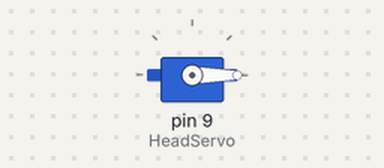
This sketch was run on a simulated Arduino Uno, built with avr-gcc and run on an emulated ATmega328P. Parts: servo.

Above: at 0.05 s.
At 0.65 s:
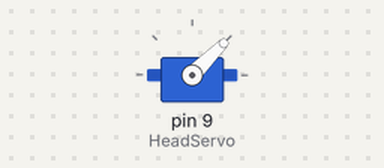
At 1.25 s:
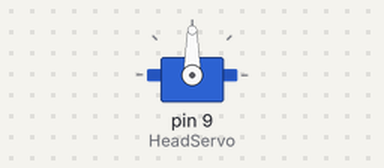
At 2.5 s:
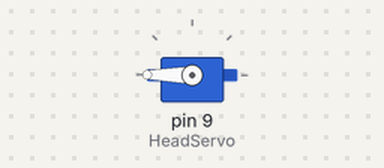
Timing chart, 0 to 5.8 s (numbered marks = the images above):
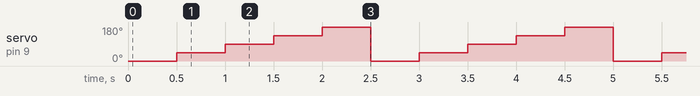

The sketch:

Robot_4_servo.ino
```cpp
#include <Servo.h>

Servo HeadServo;

void setup()
{
  HeadServo.attach(9);
}

void loop()
{
  HeadServo.write(0);
  delay(500);
  HeadServo.write(45);
  delay(500);
  HeadServo.write(90);
  delay(500);
  HeadServo.write(135);
  delay(500);
  HeadServo.write(180);
  delay(500);
}
```

Measured:
- by itself, servo on pin 9 (HeadServo): repeats every 2.5 s: 90° 0.50 s, 135° 0.50 s, 180° 0.50 s, 0° 0.50 s, 45° 0.50 s
